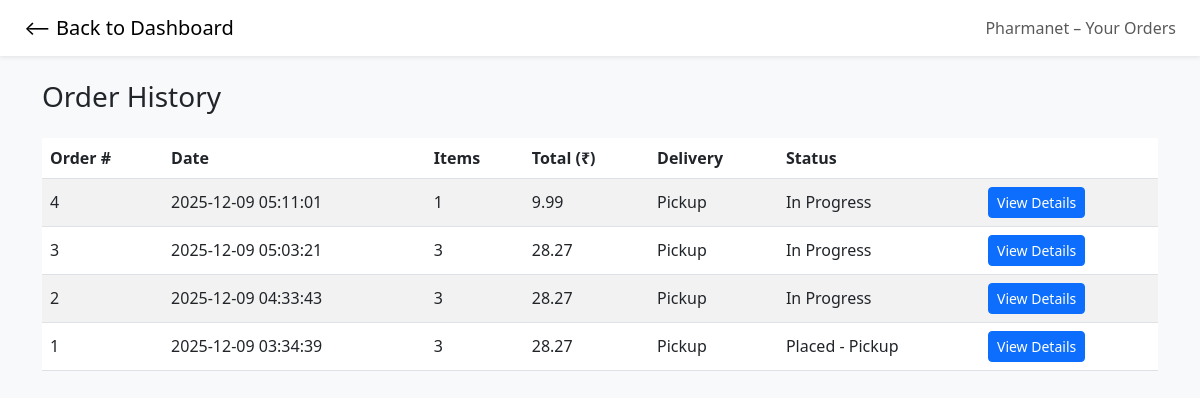
The app's page /orders (signed in) with its own data.
### tables this page shows
CREATE TABLE Orders (
    id INTEGER PRIMARY KEY AUTOINCREMENT,
    user_id INTEGER NOT NULL,
    created_at TEXT DEFAULT CURRENT_TIMESTAMP,
    status TEXT DEFAULT 'Pending',
    delivery_method TEXT,
    total_amount REAL DEFAULT 0, delivery_address TEXT, delivery_type TEXT DEFAULT 'pickup',
    FOREIGN KEY (user_id) REFERENCES User(id)
);

### backend/app.py (the view)
@app.route("/orders")
def user_orders():
    if "user_id" not in session:
        return redirect(url_for("login"))
    orders = query_db(
        """
        SELECT
            O.id,
            O.total_amount,
            O.delivery_type,
            O.status,
            O.created_at,
            COALESCE(SUM(OI.quantity), 0) AS total_items
        FROM Orders O
        LEFT JOIN OrderItems OI ON O.id = OI.order_id
        WHERE O.user_id = ?
        GROUP BY O.id
        ORDER BY O.created_at DESC
        """,
        (session["user_id"],)
    )
    return render_template("orders.html", orders=orders)

### backend/app.py (called while the page is built)
def query_db(query, args=(), one=False):
    conn = sqlite3.connect(DB_PATH)
    cur = conn.cursor()
    cur.execute(query, args)
    conn.commit()
    rows = cur.fetchall()
    conn.close()
    return (rows[0] if rows else None) if one else rows

### templates/orders.html (shortened to what this page needs)
<!DOCTYPE html>
<html lang="en">
<head>
  <link href="https://cdn.jsdelivr.net/npm/bootstrap@5.3.0/dist/css/bootstrap.min.css" rel="stylesheet">
</head>
<body class="bg-light">
<nav class="navbar navbar-light bg-white shadow-sm mb-4">
  <div class="container-fluid px-4">
    <a class="navbar-brand" href="{{ url_for('dashboard') }}">⟵ Back to Dashboard</a>
    <span class="navbar-text">Pharmanet – Your Orders</span>
  </div>
</nav>
<div class="container my-4">
  <h3 class="mb-4">Order History</h3>
  {% if orders %}
    <div class="table-responsive">
      <table class="table table-striped align-middle">
        <thead>
          <tr>
            <th>Order #</th>
            <th>Date</th>
            <th>Items</th>
            <th>Total (₹)</th>
            <th>Delivery</th>
            <th>Status</th>
            <th></th>
          </tr>
        </thead>
        <tbody>
        {% for o in orders %}
          <tr>
            <td>{{ o[0] }}</td>
            <td>{{ o[4] }}</td>
            <td>{{ o[5] }}</td>
            <td>{{ "%.2f"|format(o[1]) }}</td>
            <td>{{ o[2]|capitalize }}</td>
            <td>{{ o[3] or 'In Progress' }}</td>
            <td>
              <button
                class="btn btn-sm btn-primary view-order-btn"
                data-order-id="{{ o[0] }}"
              >
                View Details
              </button>
            </td>
          </tr>
        {% endfor %}
        </tbody>
      </table>
    </div>
  {% else %}
    <p class="text-muted">No orders yet.</p>
  {% endif %}
</div>
</body>
</html>

### records on screen
Orders: id "4", created_at "2025-12-09 05:11:01", user "1", total_amount "9.99", delivery_type "Pickup", status "In Progress"
Orders: id "3", created_at "2025-12-09 05:03:21", total_amount "28.27", delivery_type "Pickup", status "In Progress"
Orders: id "2", created_at "2025-12-09 04:33:43", o "3", total_amount "28.27", delivery_type "Pickup", status "In Progress"
Orders: id "1", created_at "2025-12-09 03:34:39", o "3", total_amount "28.27", delivery_type "Pickup", status "Placed - Pickup"
